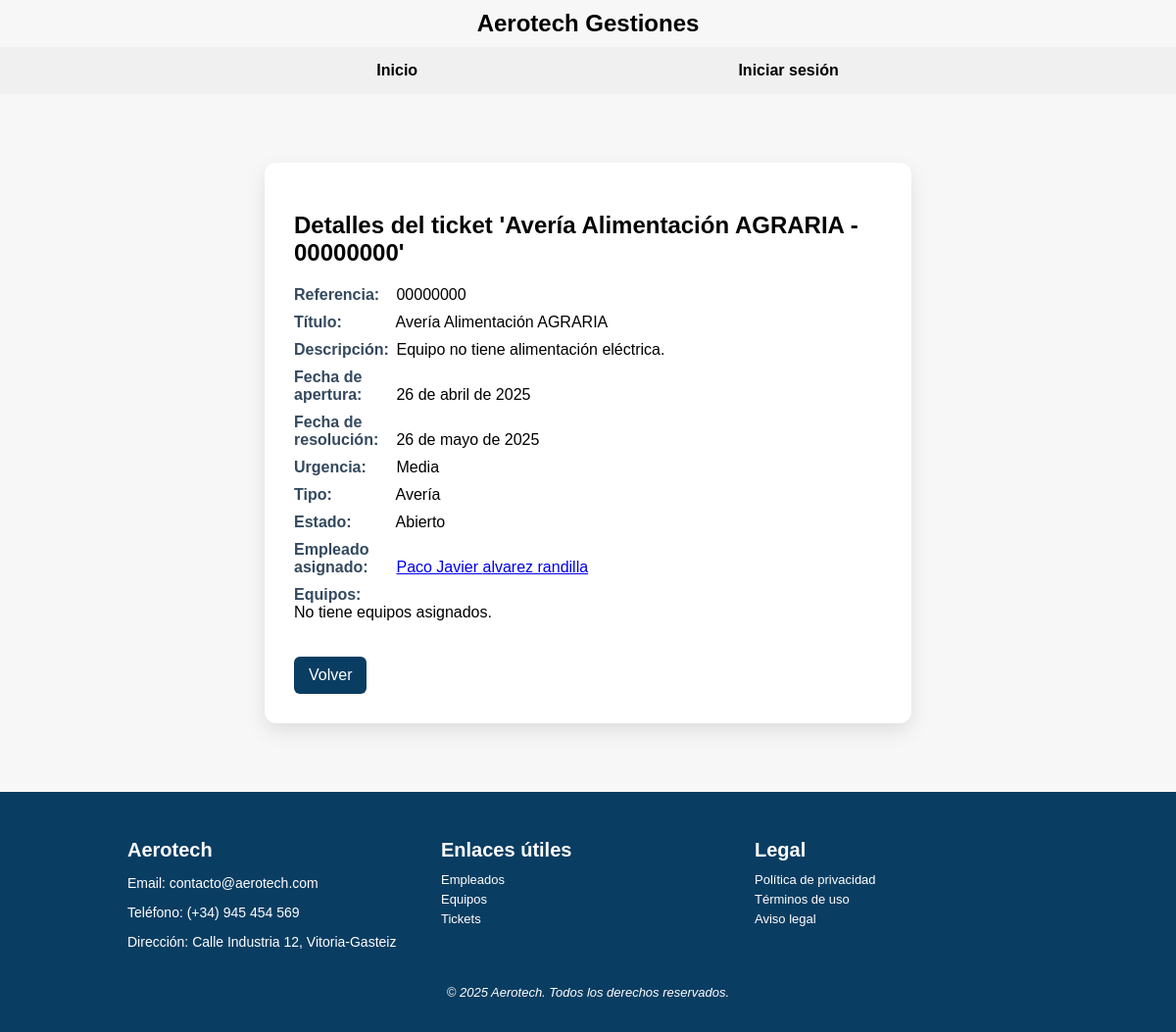
/Aerotech/tickets/1/, run on an earlier commit of the app's database.
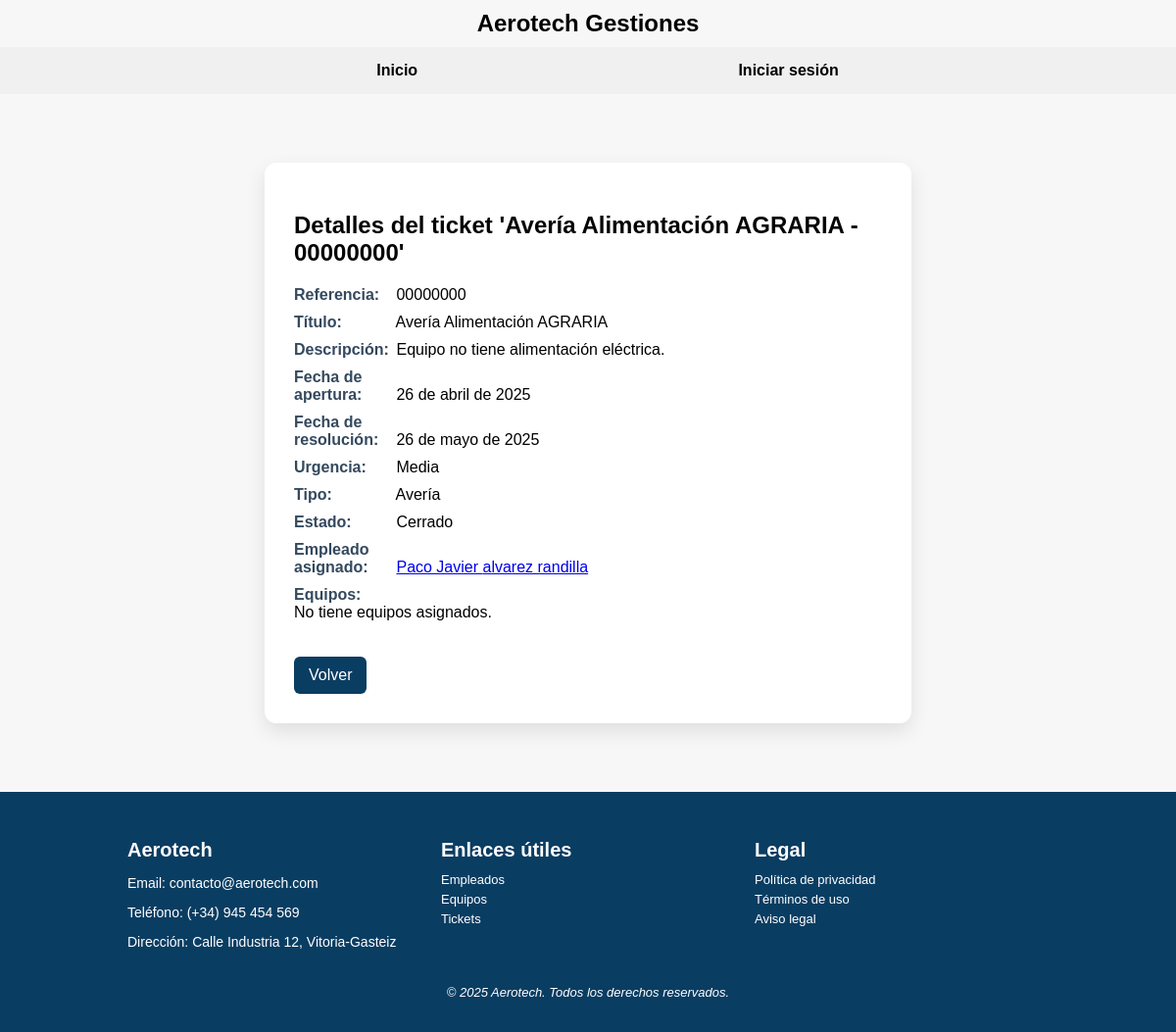
And on a later commit of the database.
### Aerotech/models.py (models this page shows, shortened)
class Ticket(models.Model):
    URGENCIA = [
        ('alta', 'Alta'),
        ('media', 'Media'),
        ('baja', 'Baja')
        ]
    TIPO = [
        ('averia', 'Avería'),
        ('mejora', 'Mejora'),
        ('mantenimiento', 'Mantenimiento')
    ]
    ESTADO = [
        ('abierto', 'Abierto'),
        ('cerrado', 'Cerrado')
    ]
    referencia = models.CharField(max_length=100, unique=True)
    titulo = models.CharField(max_length=200)
    descripcion = models.TextField()
    fecha_apertura = models.DateField(auto_now_add=True)
    fecha_resolucion = models.DateField(null=True, blank=True)
    urgencia = models.CharField(max_length=10, choices=URGENCIA)
    tipo = models.CharField(max_length=15, choices=TIPO)
    estado = models.CharField(max_length=10, choices=ESTADO)
    empleado = models.ForeignKey(Empleado, on_delete=models.SET_NULL, null=True)
    equipos = models.ManyToManyField(Equipo)

class Empleado(models.Model):
    DEPARTAMENTOS = [
        ('Dirección', 'Dirección'),
        ('Mantenimiento', 'Mantenimiento'),
        ('Logística', 'Logística'),
    ]
    dni = models.CharField(max_length=9, unique=True)
    nombre = models.CharField(max_length=100)
    apellidos = models.CharField(max_length=150)
    email = models.EmailField()
    telefono = models.CharField(max_length=15)
    username = models.CharField(max_length=150, unique=True, null=True, blank=True)
    departamento = models.CharField(max_length=50, choices=DEPARTAMENTOS)
    password = models.CharField(max_length=100, default="")   # PRUEBA PARA VER SI FUNCIONA EL LOGGER y pss VACIA

### Aerotech/views.py (the view)
# urls.py: path('tickets/<int:pk>/', views.DetalleTicket.as_view(), name='detalle-ticket'),
class DetalleTicket(DetailView):
    model = Ticket
    template_name = 'detalles_ticket.html'
    context_object_name = 'ticket'

### Aerotech/templates/detalles_ticket.html (shortened to what this page needs)
{% extends 'Base.html' %}
{% block content %}
<div class="card">
    <h2>Detalles del ticket '{{ ticket.titulo }} - {{ ticket.referencia }}'</h2>
    <ul>
        <li><strong>Referencia:</strong> {{ ticket.referencia }}</li>
        <li><strong>Título:</strong> {{ ticket.titulo }}</li>
        <li><strong>Descripción:</strong> {{ ticket.descripcion }}</li>
        <li><strong>Fecha de apertura:</strong> {{ ticket.fecha_apertura }}</li>
        <li><strong>Fecha de resolución:</strong> {{ ticket.fecha_resolucion|default:"Pendiente" }}</li>
        <li><strong>Urgencia:</strong> {{ ticket.get_urgencia_display }}</li>
        <li><strong>Tipo:</strong> {{ ticket.get_tipo_display }}</li>
        <li><strong>Estado:</strong> {{ ticket.get_estado_display }}</li>
        <li><strong>Empleado asignado:</strong>
            {% if ticket.empleado %}
            <a href="{% url 'detalles-empleado' ticket.empleado.id %}">
                {{ ticket.empleado.nombre }} {{ ticket.empleado.apellidos }}
            </a>
            {% else %}
            No asignado
            {% endif %}
        </li>
        <li><strong>Equipos:</strong>
            <ul>
                {% for equipo in empleado.equipos_asignados.all %}
                <li>
                    <a href="{% url 'detalles-equipo' equipo.id %}">
                        {{ equipo.modelo }} - {{ equipo.numero_serie }}
                    </a>
                </li>
                {% empty %}
                <li>No tiene equipos asignados.</li>
                {% endfor %}
            </ul>
        </li>
    </ul>
    <a class="btn" href="{% url 'lista-tickets' %}">Volver</a>
</div>
{% endblock %}

What changed in the data, as far as the page shows it:
changed Ticket "Avería Alimentación AGRARIA": estado "Abierto" → "Cerrado"
